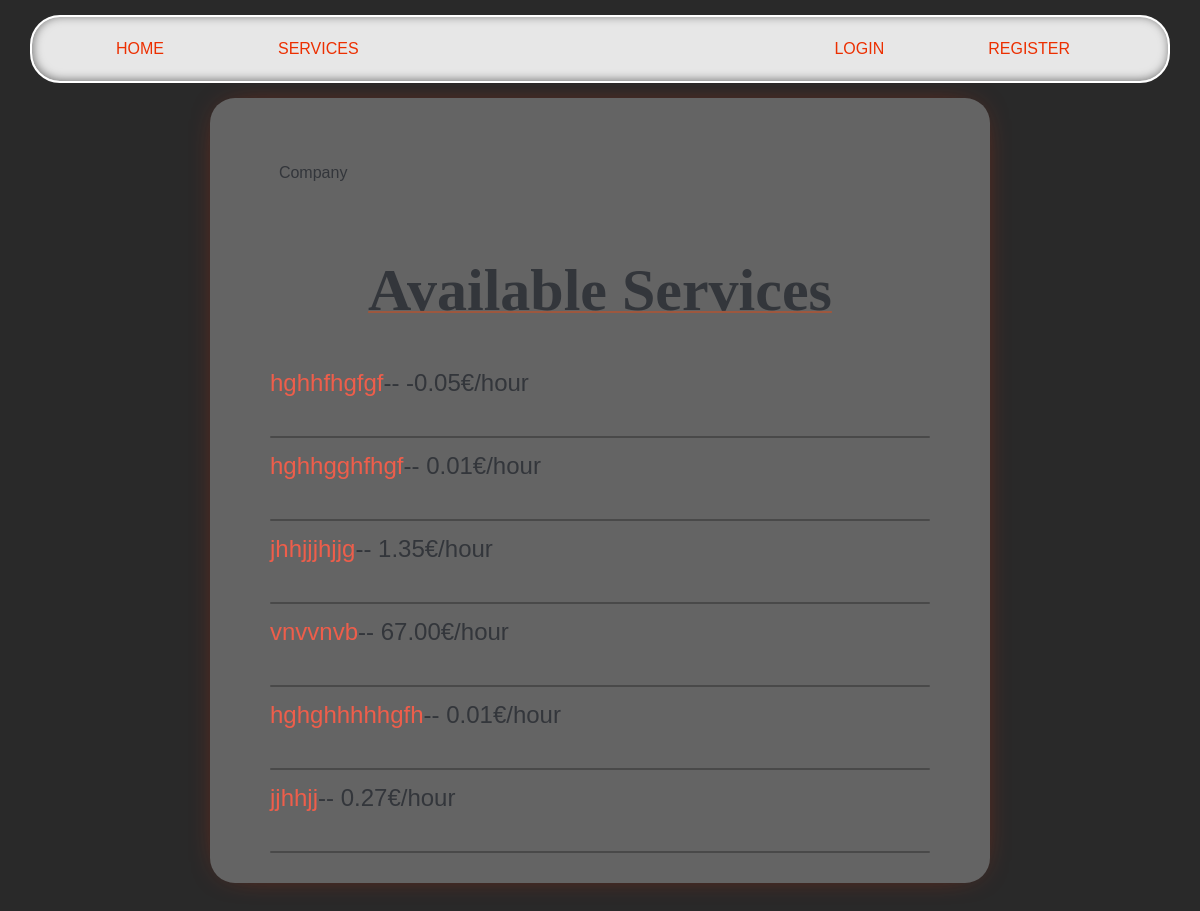
/company/Heal/, run on the app's committed database.
### services/models.py (models this page shows, shortened)
class Service(models.Model):
    company = models.ForeignKey(Company, on_delete=models.CASCADE, related_name='services')
    name = models.CharField(max_length=40)
    description = models.TextField()
    price_per_hour = models.DecimalField(decimal_places=2, max_digits=100)
    rating = models.IntegerField(validators=[MinValueValidator(0), MaxValueValidator(5)], default=0)
    choices = (
        ('Air Conditioner', 'Air Conditioner'),
        ('Carpentry', 'Carpentry'),
        ('Electricity', 'Electricity'),
        ('Gardening', 'Gardening'),
        ('Home Machines', 'Home Machines'),
        ('House Keeping', 'House Keeping'),
        ('Interior Design', 'Interior Design'),
        ('Locks', 'Locks'),
        ('Painting', 'Painting'),
        ('Plumbing', 'Plumbing'),
        ('Water Heaters', 'Water Heaters'),
    )
    field = models.CharField(max_length=30, blank=False, null=False, choices=choices)
    created_at = models.DateTimeField(auto_now=True, null=False)
    request_count = models.IntegerField(default=0)

### netfix/views.py (the view)
# urls.py: path('company/<slug:name>/', v.company_profile, name='company_profile')
def company_profile(request, name):
    try:
        company = get_object_or_404(Company, user__username=name)
        if not company:
            raise Http404("User is not a company")
        services = Service.objects.filter(
            company=Company.objects.get(user=company)).order_by("created_at")
        return render(request, 'users/profile.html',
        {'user': company,
        'services': services
        })
    except User.DoesNotExist:
        raise Http404("User does not exist")

### users/templates/users/profile.html (shortened to what this page needs)
{% extends 'main/base.html' %}
{% block content %}
    {% if user.is_customer %}
        <div style="display: ruby;">
            <h1>{{ user.username }} ({{user_age}} y/o)</h1>
            <p>{{ user.email }}</p>
            <p style="float: right;">Customer</p>
        </div>
    {% else %}
        <div style="display: ruby;">
            <p style="float: right;">{{user.company.field}} Company</p>
        </div>
       {% endif %}
    {% if 'customer' in request.path %}
        <p class="title">Previous Requested Services</p>
    {% else %}
        <p class="title">Available Services</p>
    {% endif %}
    {% if user.is_customer %}
        {% for service in sh %}
            <div>
                <a href="/services/{{service.service.id}}">{{service.service.name}}</a> ({{service.service.field}})
                <p style="margin: 0; display: inline-block;"> ❱❱ {{service.price}}</p>
                <p style="margin: 0; display: inline-block;"> ❱❱ {{ service.request_date }}</p>
                <p style="float: right; margin: 0;">
                    by <a href="/company/{{service.service.company.user}}">{{service.service.company.user}}</a>
                </p>
            </div>
            <div class="line"></div>
        {% endfor %}
    {% else %}
        {% for service in services %}
        <div class="list_services_profile">
            <a href="/services/{{service.id}}">{{service.name}}</a>-- {{service.price_per_hour}}€/hour
            <div class="line"></div>
        </div>
        {% endfor %}
    {% endif %}
{% endblock %}

### static/css/style.css (style rules this page uses)
:root { --deep-blue: #2F5C8F; --soft-white: #F9F9F9; --vibrant-green: #7EBB59; --warm-orange: #F7882F; --charcoal-gray: #33363B; --light-gray: #EAEAEA; --heading-font: 'Montserrat', sans-serif; --body-font: 'Roboto', sans-serif; }
* { margin: 0; padding: 0; box-sizing: border-box; }
body { font-family: var(--body-font); font-size: 16px; line-height: 1.5; color: var(--charcoal-gray); background-color: var(--soft-white); }
p { margin-bottom: 1rem; }
a { color: var(--deep-blue); text-decoration: none; transition: color 0.3s ease; }
body { background: #292929; font-family: 'Lexend Exa', sans-serif; padding: 0; margin: 0; }
a { color: #ee5e4b; text-decoration: none; }
.content p { text-align: center; margin: 30px 0px; white-space: pre-line; }
.title { text-align: center; font-family: 'Times New Roman', Times, serif; font-size: 60px; font-weight: bold; text-decoration: 2px underline; text-decoration-color: rgba(255, 68, 0, 0.37); }
.line { width: 100%; margin: 0 auto; height: 2px; background-color: #00000044; border-radius: 20px; margin-bottom: 10px; margin-top: 35px; }
.list_services_profile { font-size: x-large; }

### data on the page
Service: name "hghhfhgfgf", price_per_hour "-0.05"
Service: name "hghhgghfhgf", price_per_hour "0.01"
Service: name "jhhjjjhjjg", price_per_hour "1.35"
Service: name "vnvvnvb", price_per_hour "67.00"
Service: name "hghghhhhhgfh", price_per_hour "0.01"
Service: name "jjhhjj", price_per_hour "0.27"
